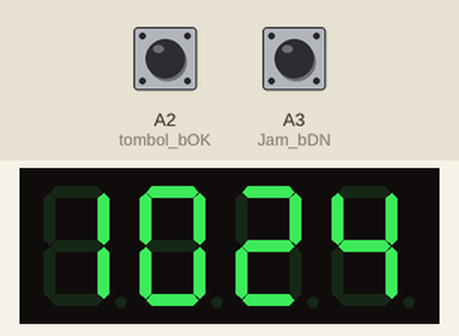
The sketch below on a simulated Arduino Uno, built with avr-gcc and run on an emulated ATmega328P. On the bench: 4-digit seven-segment display. Wiring (inferred from the names in the program): DS3231 clock at I2C address 0x68. Inputs (shaded band) come from the test bench; at power-on: A2 (tombol_bOK) HIGH, A3 (Jam_bDN) HIGH. The local clock reads 2024-03-15 10:24:30 at power-on unless the sketch sets it; what the sketch prints to the serial monitor is not drawn.

Above: at 1.2 s.
1.3 s: A2 (tombol_bOK) pulled LOW for 0.15 s
At 1.7 s:
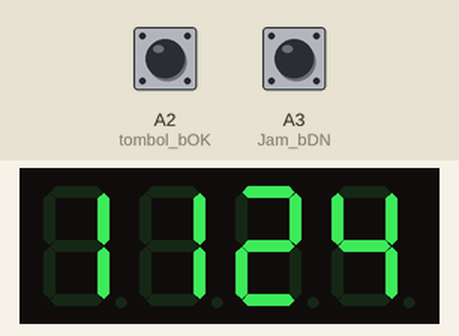
2.9 s: A3 (Jam_bDN) pulled LOW for 0.15 s
At 4.1 s:
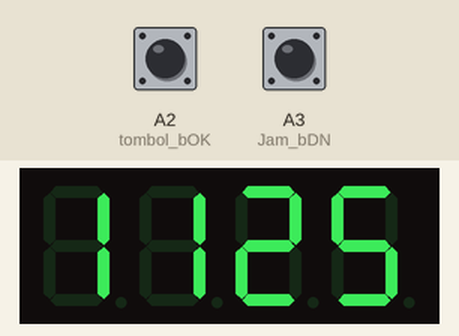
Timing chart, 0 to 4.0 s (numbered marks = the images above; inputs shaded):
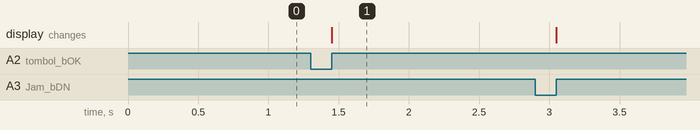

Measured:
- after the input at 1.3 s, the display: changes after 0.15 s (image 1)

The sketch:

jam_7segment_work.ino
```cpp
/*
Author: Danny van den Brande, arduinosensors.nl. BlueCore Tech.
This code is written for the AT24C32/DS1307 RTC Module and
4 digit Seven Segment displays.

MODIFIED BY : NOVAN ARIF ARDIANSYAH
cukup hanya menggunakan library sevseg milik Dean Reading dan juga penambahan beberapa tombol
source code diambil dari WWW.ROKHMAD.COM dan menghilangkan beberapa fungsi
*/

#include "Wire.h"
#include "SevSeg.h"
#include <DS3231.h>

#define DS3231_ADDRESS 0x68
DS3231  rtc(SDA, SCL);
SevSeg sevseg; //Instantiate a seven segment object


#define tombol_bOK A2             // Tombol OK sesuaikan dengan PIN di arduino anda mana  klo ini terhubung dengan PIN analog2
#define Jam_bDN A3           //tombol setting   sesuaikan dengan PIN di arduino anda mana  klo ini terhubung dengan PIN analog 3

Time  t;

int Hor;
int Min;
int Sec;

unsigned long timer;

byte ConvertToPCD(byte val)
{
  //Convert Decimal to binary
  return ( (val / 10 * 16) + (val % 10) );
}

byte ConvertToDecimal(byte val)
{
  //Convert binary to decimal
  return ( (val / 16 * 10) + (val % 16) );
}

void setup() {
  Serial.begin(115200); //set komunikasi baut serial monitor pada 115200
  rtc.begin();
  Wire.begin();
  //Comment this line after you have set the date @ void TimeSelection() below
  //TimeSelection(); //Uncomment this line when your setting the time. Set time @ (line 66)

  pinMode(tombol_bOK, INPUT_PULLUP);                                 // Mode Pin Sebagai Input dengan Pull Up Internal
  pinMode(Jam_bDN, INPUT_PULLUP);                                    // Mode Pin Sebagai Input dengan Pull Up Internal

  pinMode(9, OUTPUT);
  byte numDigits = 4;
  byte digitPins[] = {9, 10, 11, 12};
  byte segmentPins[] = {2, 3, 4, 5, 6, 7, 8};
  bool resistorsOnSegments = false; // 'false' means resistors are on digit pins
  byte hardwareConfig = COMMON_ANODE; //ganti COMMON_ANODE bila 7 segment anda bertipe common anoda


  sevseg.begin(hardwareConfig, numDigits, digitPins, segmentPins, resistorsOnSegments);

  sevseg.setBrightness(90);
  timer = millis();
}

void loop()
{
  char tempString[10]; //Used for sprintf
  Wire.beginTransmission(DS3231_ADDRESS); //pembacaan komunikasi I2C
  Wire.write(0x00);
  Wire.endTransmission();
  Wire.requestFrom(DS3231_ADDRESS, 7);
  int seconds = ConvertToDecimal(Wire.read());
  int minutes = ConvertToDecimal(Wire.read());
  int hours = ConvertToDecimal(Wire.read() & 0b111111);

   if (digitalRead(Jam_bDN) == LOW) {                               // Tombol Setting menit
    delay(10); minutes++;
    rtc.setTime(hours, minutes, 0);
    if (minutes >= 60) {
      minutes = 0; // Batas Nilai menit Lebih dari 59 Kembali ke 0
      rtc.setTime(hours, minutes, 0);
    }
  }
  while (digitalRead(Jam_bDN) == LOW) {}                          // Kunci Tombol Settingmenit Sampai Lepas Tombol


  //////kodimgku set jam

  if (digitalRead(tombol_bOK) == LOW) {                               // Tombol Setting jam
    delay(10);
    hours++;
    rtc.setTime(hours, minutes, 0);
    if (hours >= 24) {

      hours = 0; // Batas Nilai jam Lebih dari 23 Kembali ke 0
      rtc.setTime(hours, minutes, 0);
    }
  }
  while (digitalRead(tombol_bOK) == LOW) {}                          // Kunci Tombol Setting jam Sampai Lepas Tombol

  sprintf(tempString, "%02d%02d", hours, minutes); //sprintf merupakan sebuah function milik bahasa C

  sevseg.setChars(tempString);
  sevseg.refreshDisplay();

  //mengatur nyala kedip led sesuai detik
  if (seconds == 1 || seconds == 3 || seconds == 5 || seconds == 7 || seconds == 9 || seconds == 11 || seconds == 13 || seconds == 15 || seconds == 17 || seconds == 19 || seconds == 21 ||
      seconds == 23 || seconds == 25 || seconds == 27 || seconds == 29 || seconds == 31 || seconds == 33 || seconds == 35 || seconds == 37 || seconds == 39
      || seconds == 41 || seconds == 43 || seconds == 45 || seconds == 47 || seconds == 49 ||
      seconds == 51 || seconds == 53 || seconds == 55 || seconds == 57 || seconds == 59 ) {
    digitalWrite(9, LOW);
  } else  {
    digitalWrite(9, HIGH);

  }

  Serial.println(tempString); //print waktu ke serial monitor

}

void TimeSelection()   //Select date and time here below!!(line 69,70,71)
//after setting time also comment time TimeSelection() @ void setup
{
  byte seconds = 30; //Valores de 0 a 59
  byte minutes = 27; //Valores de 0 a 59
  byte hours = 21; //Valores de 0 a 23
  Wire.beginTransmission(DS3231_ADDRESS);
  Wire.write(0x00); //Stop no CI para que o mesmo possa receber os dados

  //As linhas abaixo escrevem no CI os valores de
  //data e hora que foram colocados nas variaveis acima
  Wire.write(ConvertToPCD(seconds));
  Wire.write(ConvertToPCD(minutes));
  Wire.write(ConvertToPCD(hours));
  Wire.write(0x00);
  Wire.endTransmission();
}
```
